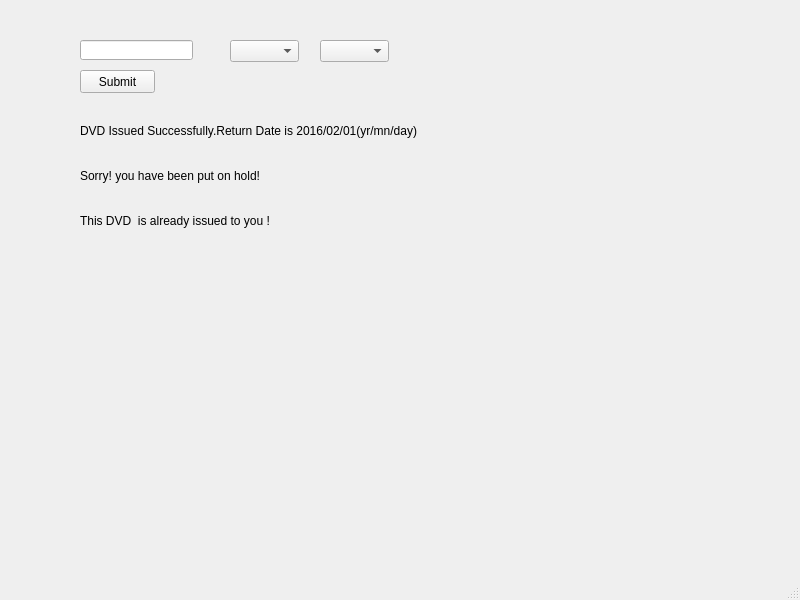
<?xml version="1.0" encoding="UTF-8"?>
<ui version="4.0">
 <class>issuedvd2</class>
 <widget class="QMainWindow" name="issuedvd2">
  <property name="geometry">
   <rect>
    <x>0</x>
    <y>0</y>
    <width>800</width>
    <height>600</height>
   </rect>
  </property>
  <property name="windowTitle">
   <string>MainWindow</string>
  </property>
  <widget class="QWidget" name="centralwidget">
   <widget class="QLineEdit" name="lineEdit">
    <property name="geometry">
     <rect>
      <x>80</x>
      <y>40</y>
      <width>113</width>
      <height>20</height>
     </rect>
    </property>
   </widget>
   <widget class="QPushButton" name="pushButton">
    <property name="geometry">
     <rect>
      <x>80</x>
      <y>70</y>
      <width>75</width>
      <height>23</height>
     </rect>
    </property>
    <property name="text">
     <string>Submit</string>
    </property>
   </widget>
   <widget class="QComboBox" name="comboBox">
    <property name="geometry">
     <rect>
      <x>230</x>
      <y>40</y>
      <width>69</width>
      <height>22</height>
     </rect>
    </property>
   </widget>
   <widget class="QComboBox" name="comboBox_2">
    <property name="geometry">
     <rect>
      <x>320</x>
      <y>40</y>
      <width>69</width>
      <height>22</height>
     </rect>
    </property>
   </widget>
   <widget class="QLabel" name="label">
    <property name="geometry">
     <rect>
      <x>80</x>
      <y>110</y>
      <width>601</width>
      <height>41</height>
     </rect>
    </property>
    <property name="styleSheet">
     <string notr="true">font: 75 16pt &quot;MS Shell Dlg 2&quot;;</string>
    </property>
    <property name="text">
     <string>DVD Issued Successfully.Return Date is 2016/02/01(yr/mn/day)</string>
    </property>
   </widget>
   <widget class="QLabel" name="label_2">
    <property name="geometry">
     <rect>
      <x>80</x>
      <y>150</y>
      <width>341</width>
      <height>51</height>
     </rect>
    </property>
    <property name="styleSheet">
     <string notr="true">font: 75 16pt &quot;MS Shell Dlg 2&quot;;</string>
    </property>
    <property name="text">
     <string>Sorry! you have been put on hold!</string>
    </property>
   </widget>
   <widget class="QLabel" name="label_3">
    <property name="geometry">
     <rect>
      <x>80</x>
      <y>200</y>
      <width>331</width>
      <height>41</height>
     </rect>
    </property>
    <property name="styleSheet">
     <string notr="true">font: 75 16pt &quot;MS Shell Dlg 2&quot;;</string>
    </property>
    <property name="text">
     <string>This DVD  is already issued to you !</string>
    </property>
   </widget>
  </widget>
  <widget class="QMenuBar" name="menubar">
   <property name="geometry">
    <rect>
     <x>0</x>
     <y>0</y>
     <width>800</width>
     <height>21</height>
    </rect>
   </property>
  </widget>
  <widget class="QStatusBar" name="statusbar"/>
 </widget>
 <resources/>
 <connections/>
</ui>
